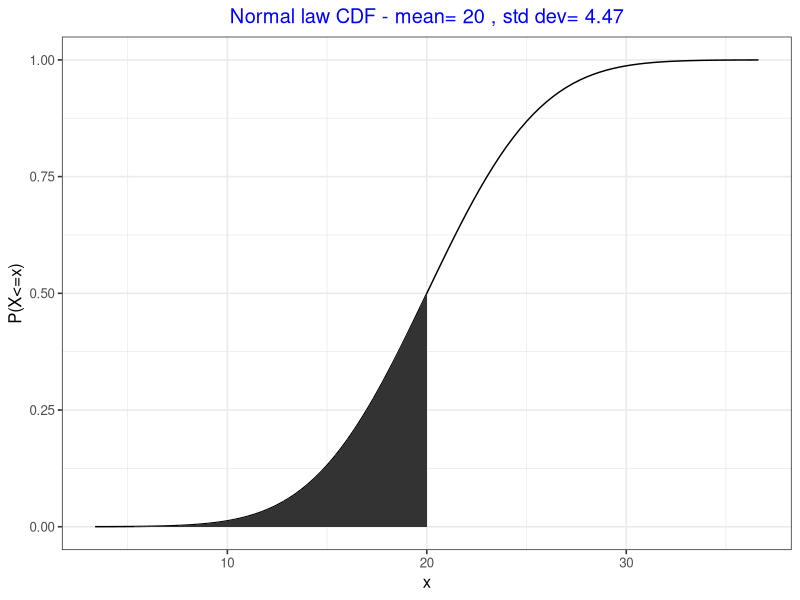
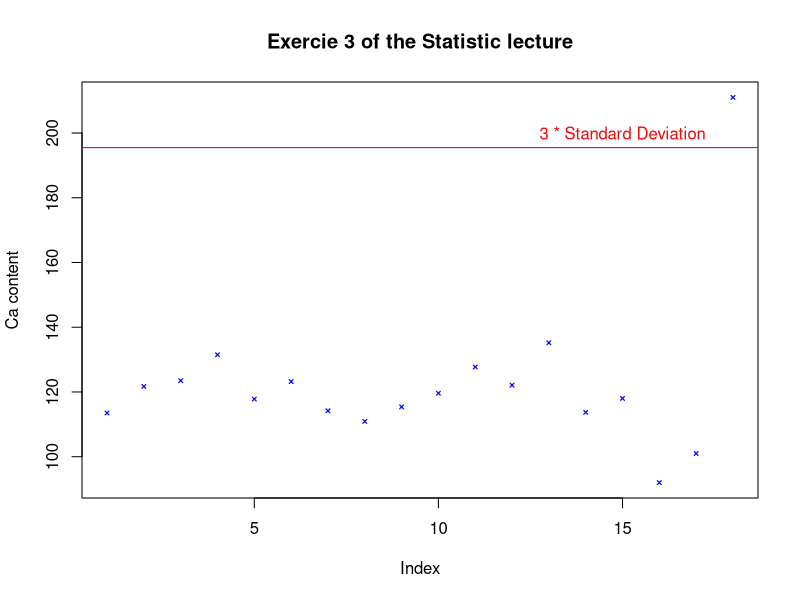
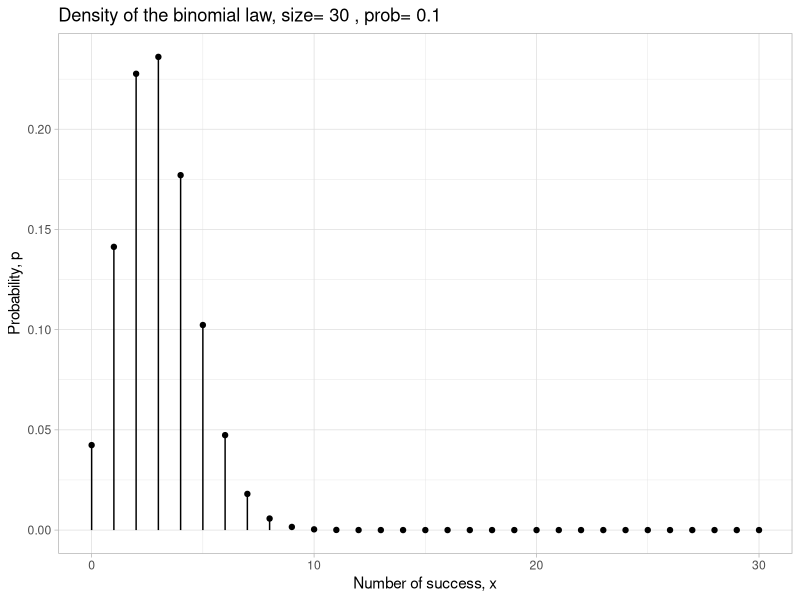
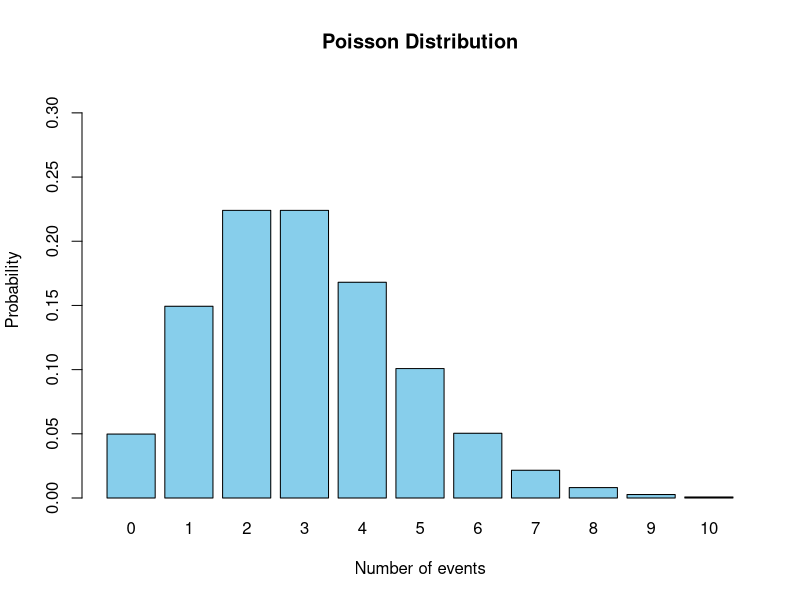
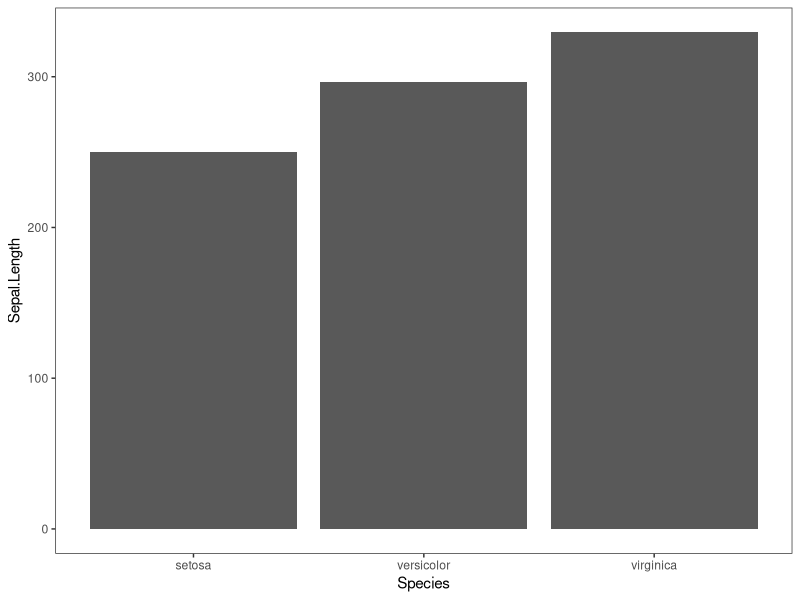
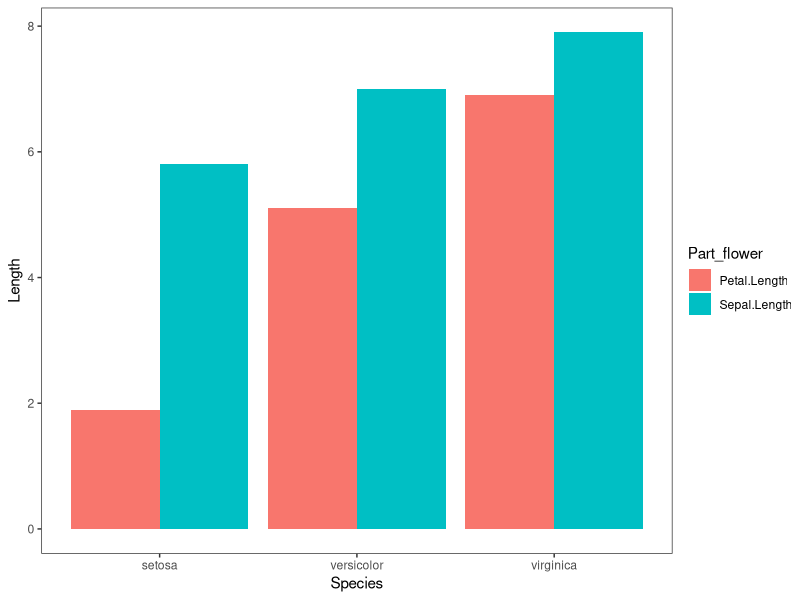
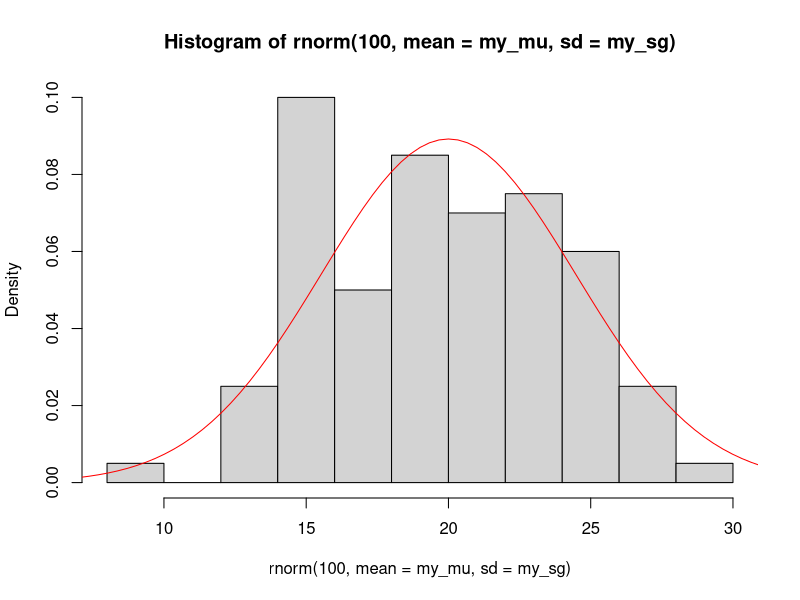
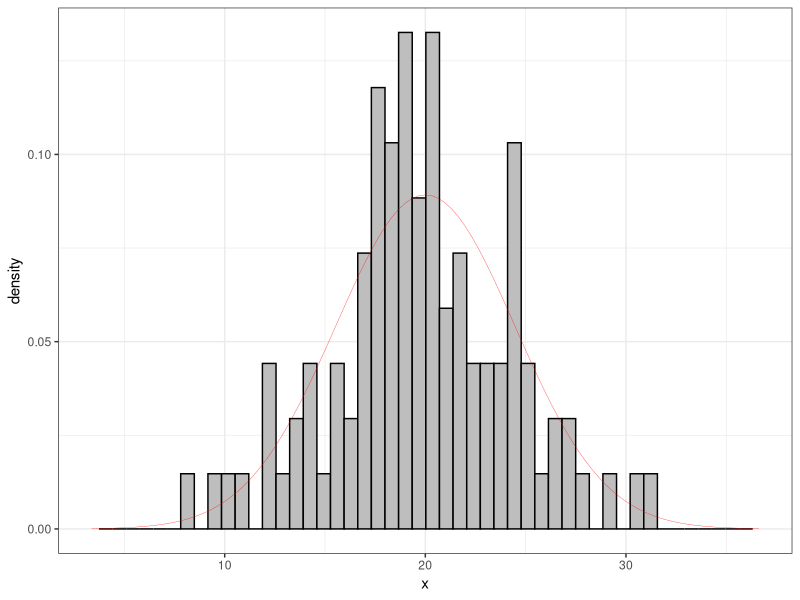

Generate these figures, in order, with R:
## ---- chunk 1
knitr::opts_chunk$set(echo = TRUE)
## ---- chunk 2
x <- 20
l <- c(10, 44, 89)
s <- "I am a character"
bo <- TRUE # a booleen

paste("Variable x:",x)
class(x)
paste("Variable l:",l)
class(l)
paste("Variable s:", s)
class(s)
paste("Variable s:", bo)
class(bo)

## ---- chunk 3
li <- list(10, 44, 89)
li
class(li)
## ---- chunk 4
vector <- c(1, 5, NULL)
liste <- list(1, 5, "u", NULL)
vector
liste
## ---- chunk 5
# Utilisation of the Iris data set, directly included in R
class(iris)
head(iris)
head(iris$Sepal.Length)
## ---- chunk 6
which(iris$Species != "setosa")
## ---- chunk 7
table(iris$Species)
table(iris$Species != "setosa")
table(subset(iris, Species == "setosa")$Petal.Length > 1.4)
head(subset(iris, Species == "setosa", c(Sepal.Length, Petal.Length)))
## ---- chunk 8
library(tibble)
# creation of the dataset
# m1 a list with Null values
m1<-list(1.311,1.287,1.293,1.308,1.291,1.300,1.274,1.287)
m1 <- append(m1, vector("list",5)) # append 5 element NULL contain in a list
m2<-c(1.298,1.309,1.293,1.251,1.338,1.302,1.270,1.339,1.346,1.292,1.291,1.321,1.285)
Si<-tibble(method1=m1,method2=m2)
## ---- chunk 9
# recover a list containing the values of method 1 padded with NULL values then converted to a vector, without NULL values
m1<-Si$method1 %>% unlist()
m1
class(m1)
## ---- chunk 10
library(dplyr, tidyr)
Si2<-tibble(method=c(rep("method1",8),rep("method2",13)),values=c(m1,m2))

# Let's simulate a randomized acquisition of the dataset
Si2<-Si2[sample(nrow(Si2)),] # Indexes are generated by random pick, the tibble is shuffled
head(Si2)
## ---- chunk 11
m1b<-Si2 %>% filter(method == "method1") %>% select(values) %>% unlist()
m1
m1b
## ---- chunk 12
summary(iris)
## ---- chunk 13
sum(iris$Sepal.Length) # Addition of all the observation in the variable
mean(iris$Sepal.Length) # Average
sd(iris$Sepal.Length) # Standard deviation
q <- quantile(iris$Sepal.Length) # Catch all the quantiles 
q
q[1]
length(iris$Sepal.Length) # Number of observation in the variable
## ---- chunk 14
y <- (1-0.95)/2
y
signif(qnorm(y),3)
signif(qnorm(1-y),3)
## ---- chunk 15
x <- iris$Sepal.Length
x_N<-length(x)
x_sd<-sd(x)
x_mu<-mean(x)
x_se<-x_sd/sqrt(x_N)
x_ICmin<-x_mu+x_se*qnorm(0.025)
x_ICmax<-x_mu+x_se*qnorm(0.975)
paste(signif(x_ICmin,3),"<",signif(x_mu,3),"<",signif(x_ICmax,3))
## ---- chunk 16
my_mu<-20 # mean value of the normal law
my_sg<-sqrt(20) # std dev of the normal law
dnorm(20,mean=my_mu,sd=my_sg) # point evaluation of the density at x=20 of a normal law centered at my_mu and width sigma=my_sg
pnorm(20,mean=my_mu,sd=my_sg) # point evaluation of the CDF at q=20 of this same normal distribution
qnorm(0.05,mean=my_mu,sd=my_sg) # quantile of this normal distribution considering a probability p=0.05
rnorm(10,mean=my_mu,sd=my_sg) # generate 10 random numbers following this normal distribution
## ---- chunk 17
n<-30 # population
p<-0.1 # probability of success
dbinom(x=1,size=n,prob=p) # Probability that I win exactly 1 time in 30 plays
pbinom(q=2,size=n,prob=p) # CDF, probability to win 0,1 or 2 times in 30 plays
qbinom(p=0.5,size=n,prob=p) # Quantile of 0.5 from the binomial law
rbinom(n=10,size=n,prob=p) # Sample of size 10 from the binomial law
## ---- chunk 18
n<-30 # number of observation
m <- 20 #  Poisson law parameter
dpois(x=1, lambda =m ) #
ppois(q=2, lambda =m ) # 
qpois(p=0.5, lambda =m ) # 
rpois(n=n, lambda =m ) # 
## ---- chunk 19
factorial(5)
## ---- chunk 20
library(ggplot2)
## ---- chunk 21
# Determination of the limits
alpha=0.0001 # kind of "type I risk", the part of the plot I want to hide on the left/right sides.
xmin=qnorm(alpha,mean=my_mu,sd=my_sg) # left value of the range to plot the distribution
xmax=qnorm(1-alpha,mean=my_mu,sd=my_sg) # right value of the range to plot the distribution

# A beautiful plot of this normal law CDF
ggplot()+ # start plot
  xlim(xmin,xmax)+ # define the range to plot
  stat_function(fun=pnorm,args=c(mean=my_mu,sd=my_sg))+ #Define the CDF of a normal law
  stat_function(fun=pnorm,args=c(mean=my_mu,sd=my_sg),geom="area",xlim=c(xmin,20))+ # define the normal law CDF, plot as an area under the curve and plot until the value 15
  xlab("x")+ # decoration of the x axis
  ylab("P(X<=x)")+ # decoration of the y axis
  labs(title=paste("Normal law CDF - mean=",my_mu,", std dev=",signif(my_sg,3)))+ # title of the plot
  theme_bw(base_size=12)+ # ...the final touch
  theme(plot.title = element_text(hjust = 0.5, color = "blue"))
## ---- chunk 22

Ca <- c(113.5,121.7,123.5,131.5,117.8,123.2,114.2,110.9,115.4,119.6,127.7,122.1,135.2,113.7,118, 92, 101, 211)

## ---- chunk 23
plot(Ca,  
  type = "p", # type de tracé: points ("p"), lignes ("l"), les deux ("b" ou "o"),
  col = "blue", # couleur, tapez `colours()` pour la liste complète
  pch = 4, # type de symboles, un chiffre entre 0 et 25, tapez `?points`
  cex = 0.5, # taille des symboles
  lty = 3, # type de lignes, un chiffre entre 1 et 6
  lwd = 1.2, # taille de lignes
  ylab = "Ca content", # titre pour l'axe des y
  main="Exercie 3 of the Statistic lecture")
abline(h=mean(Ca)+3*sd(Ca), col="red") # Add a line on the graphic
text(15,200, "3 * Standard Deviation", col="red") # Add a text on the graphic
## ---- chunk 24
# Example of data frame for a binomial law
df_binom<-data.frame(x=c(0:n),p=dbinom(x=c(0:n),size=n,prob=p))
# Genaration of a graph
ggplot(data=df_binom)+
  aes(x=x,y=p)+
  geom_point()+
  geom_segment(aes(x=x,y=0,xend=x,yend=p))+
  theme_light()+
  xlab("Number of success, x")+
  ylab("Probability, p")+
  labs(title=paste("Density of the binomial law, size=",n,", prob=",p))
## ---- chunk 25
# Poisson distribution parameter
lambda <- 3  # Lambda parameter

# Generate values from the Poisson distribution
x <- c(0:10)  # Possible values (adjust as needed)
probas <- dpois(x, lambda = lambda)  # PDF
 
# Create the barplot
barplot(probas, names.arg = x, col = "skyblue", main = "Poisson Distribution",
        xlab = "Number of events", ylab = "Probability", ylim = c(0, max(probas) + 0.1))

## ---- chunk 26
ggplot(iris, aes(x = Species, y = Sepal.Length))+
  geom_bar(stat = "identity")+
  theme_test()
## ---- chunk 27
library(tidyr)
reformat <- gather(iris, key = "Part_flower", value = "Length", Sepal.Length, Petal.Length)
head(reformat)

ggplot(reformat, aes(x = Species, y = Length, fill=Part_flower))+
  geom_bar(stat = "identity", position=position_dodge())+
  theme_test()
## ---- chunk 28
hist(rnorm(100,mean=my_mu,sd=my_sg), freq=F) 
curve(dnorm(x,mean=my_mu,sd=my_sg),from = xmin,to = xmax,ylab="densité",add=T,col="red")
## ---- chunk 29
data <- data.frame(x = rnorm(100,mean=my_mu,sd=my_sg))
ggplot(data, aes(x))+
  geom_histogram(aes (y=after_stat(density)), #after_stat(density) normalize to 1
                 fill = "grey",
                 color = "black",
                 bins = 50)+ # bins number of interval un the histogram
  stat_function(fun=dnorm,args=c(mean=my_mu,sd=my_sg),
                color ="red", 
                size = 0.1)+
  xlim(xmin,xmax)+
  theme_bw()

## ---- chunk 30
p <- ggplot(iris, aes(x=Species, y=Sepal.Length, fill=Species))+
  ylim(4,8)+
  ylab("Sepal Length")+ 
  geom_boxplot(alpha=0.7, #alpha for the transparence,
               outlier.colour="red",
               outlier.shape=8,outlier.size=4) +
  stat_summary(fun = mean, geom="point", shape=20, size=8, color="Yellow") +
  geom_point(position="jitter", color="blue", alpha=.5)+
  scale_fill_brewer(palette="Set2")+
  theme_classic()
p
## ---- chunk 31
ggplot(iris, aes(x=Sepal.Width, y=Sepal.Length, shape = Species, color=Species))+
  theme_bw()+
  geom_smooth(method="lm", formula= y~poly(x,3), se=TRUE, size = 0.5) +
  geom_point() +
  facet_wrap(iris$Species, nrow = 2)
## ---- chunk 32
ggplot(iris, aes(x=Sepal.Width, y=Sepal.Length, shape = Species, color = Species))+
  theme_bw()+
  geom_point() + 
  facet_grid(~Species)
